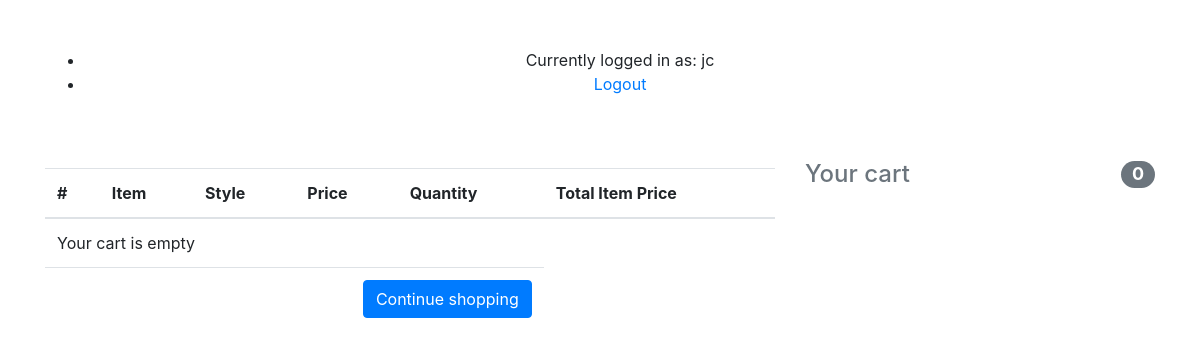
Before: /order-summary/ (signed in) with the older database file.
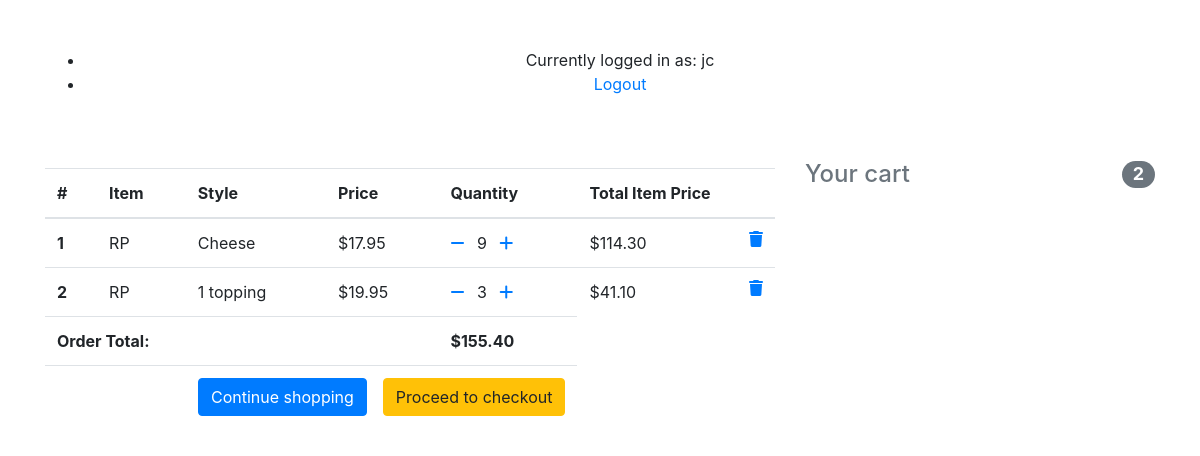
After: the same page with the newer database file.
### orders/models.py (models this page shows, shortened)
class Order(models.Model):
	user = models.ForeignKey(settings.AUTH_USER_MODEL, on_delete=models.CASCADE)
	items = models.ManyToManyField(OrderItem)
	start_date = models.DateTimeField(auto_now_add = True)
	ordered_date = models.DateTimeField
	ordered = models.BooleanField(default=False)
	def get_total(self):
		total = 0
		for order_item in self.items.all():
			total += order_item.get_final_price()
		return total

class OrderItem(models.Model):
	SIZE_CHOICES = [
		('Large', 'Large'),
		('Large', 'Small')
	]
	user = models.ForeignKey(settings.AUTH_USER_MODEL, on_delete=models.CASCADE)
	ordered = models.BooleanField(default=False)
	item = models.ForeignKey(Item, on_delete=models.CASCADE)
	size = models.CharField(max_length=5, choices=SIZE_CHOICES, blank=True, null=True)
	quantity = models.IntegerField(default=1)
	def get_total_small_item_price(self):
		return self.quantity * self.item.price_small
	def get_final_price(self):
		if self.item.price_small:
			return self.get_total_small_item_price()
		return self.get_total_item_price()

class Item(models.Model):
	title = models.CharField(max_length=100)
	price = models.DecimalField(max_digits=4, decimal_places=2, blank=True, null=True)
	price_small = models.DecimalField(max_digits=4, decimal_places=2, blank=True, null=True)
	has_sizes = models.BooleanField(default=False)
	category = models.CharField(choices=CATEGORY_CHOICES, max_length=2)
	label = models.CharField(choices=LABEL_CHOICES, max_length=1, default='P')
	slug = models.SlugField()

### orders/views.py (the view)
# urls.py: path('order-summary/', OrderSummaryView.as_view(), name='order-summary')
class OrderSummaryView(LoginRequiredMixin, View):
    def get(self, *args, **kwargs):
        try:
            order = Order.objects.get(user=self.request.user, ordered=False)
            context = {
                'object': order
            }
            return render(self.request, 'orders/order_summary.html', context)
        except ObjectDoesNotExist:
            messages.error(self.request, "You do not have an active order.")
            return redirect("/")

### orders/templatetags/cart_template_tags.py (called while the page is built)
@register.filter
def cart_item_count(user):
    if user.is_authenticated:
        qs = Order.objects.filter(user=user, ordered=False)
        if qs.exists():
            return qs[0].items.count()
    return 0

### orders/templates/orders/order_summary.html (shortened to what this page needs)
{% extends "orders/base.html" %}
{% load cart_template_tags %}
{% block side %}
    <h4 class="d-flex justify-content-between align-items-center mb-3">
        <span class="text-muted">Your cart</span>
        <span class="badge badge-secondary badge-pill">{{ request.user|cart_item_count }}</span>
    </h4>
{% endblock %}
{% block main %}
<div class="table-responsive text-nowrap">
        <table class="table">
        <thead>
            <tr>
                <th scope="col">#</th>
                <th scope="col">Item</th>
                <th scope="col">Style</th>
                <th scope="col">Price</th>
                <th scope="col">Quantity</th>
                <th scope="col">Total Item Price</th>
            </tr>
        </thead>
        <tbody>
            {% for order_item in object.items.all %}
            <tr>
                <th scope="row">{{ forloop.counter }}</th>
                <td>{{ order_item.item.category }}</td>
                <td>{{ order_item.item.title }} {% if order_item.item.has_sizes %}{{ order_item.size }}{% endif %}</td>
                <td>${{ order_item.item.price }}</td>
                <td><a href="{% url 'remove-single-item-from-cart' order_item.item.slug %}"><i class="fas fa-minus mr-2"></i></a>
                    {{ order_item.quantity }}
                    <a href="{% url 'add-to-cart' order_item.item.slug %}"><i class="fas fa-plus ml-2"></i></a></td>
                <td>
                {% if order_item.item.price_small %}
                    ${{ order_item.get_total_small_item_price }}
                {% else %}
                    ${{ order_item.get_total_item_price }}
                {% endif %}
                <a href="{% url 'remove-from-cart' order_item.item.slug %}"><i class="fas fa-trash float-right"></i></a>
                </td>
            </tr>
            {% empty %}
            <tr>
                <td colspan="5">Your cart is empty</td>
            </tr>
            <tr>
                <td colspan="5">
                    <a class="btn btn-primary float-right" href="/">Continue shopping</a>
                </td>
            </tr>
            {% endfor %}
            {% if object.get_total %}
            <tr>
                <td colspan="4"><b>Order Total:</b></td>
                <td><b>${{ object.get_total }}</b></td>
            </tr>
            <tr>
                <td colspan="5">
                    <a class="btn btn-warning float-right ml-3" href="/checkout/">Proceed to checkout</a>
                    <a class="btn btn-primary float-right" href="/">Continue shopping</a>
                </td>
            </tr>
            {% endif %}
        </tbody>
        </table>
    </div>
{% endblock %}

### orders/templates/orders/base.html (shortened to what this page needs)
<!DOCTYPE html>
<html>
<head>
	<link rel="stylesheet" href="https://stackpath.bootstrapcdn.com/bootstrap/4.5.0/css/bootstrap.min.css">
	{% load static %}
</head>
<body>
	<div id="content" name="content" class="container">
		<div class="py-5 text-center">
			<ul>
				<li>Currently logged in as: {{ user.username }}</li>
				<li><a href="{% url 'logout' %}">Logout</a></li>
			</ul>
		</div>
		<div class="row">
			<div class="col-md-4 order-md-2 mb-4">
				{% block side %}
				{% endblock %}
			</div>
			<div class="col-md-8 order-md-1">
				{% block main %}
				{% endblock %}
			</div>
		</div>
	</div>
</body>
</html>

Changed rows visible on the page:
now on this page (row edited): OrderItem: item.category "RP", item "Cheese", item.price "17.95", quantity "9", get_total_small_item_price "114.30"
changed OrderItem: quantity 5 → 9 (drawn)
now on this page (row edited): OrderItem: item.category "RP", item "1 topping", item.price "19.95", quantity "3", get_total_small_item_price "41.10"
now on this page (row unchanged): Order: get_total "155.40"
Other visible differences:
{{ request.user|cart_item_count }}: "0" → "2"
text no longer shown: "Your cart is empty"
text now shown: "Order Total: $ Proceed to checkout"
